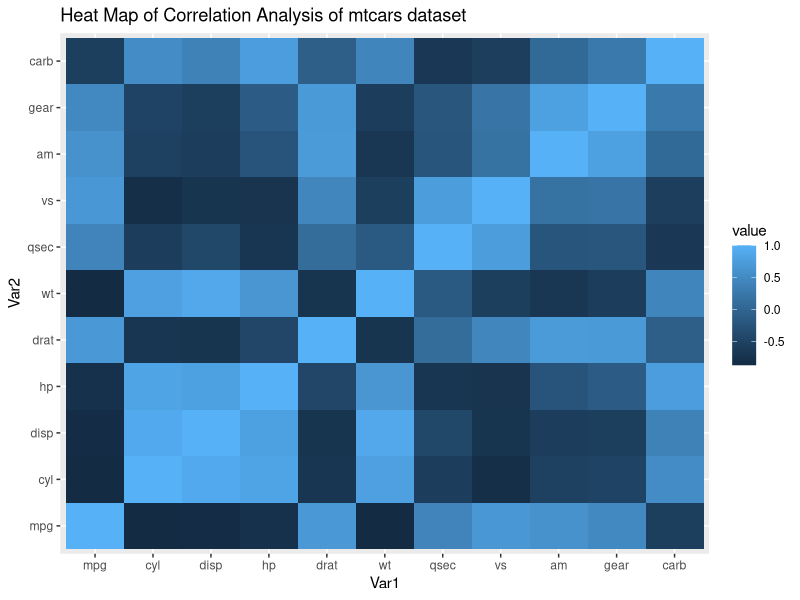
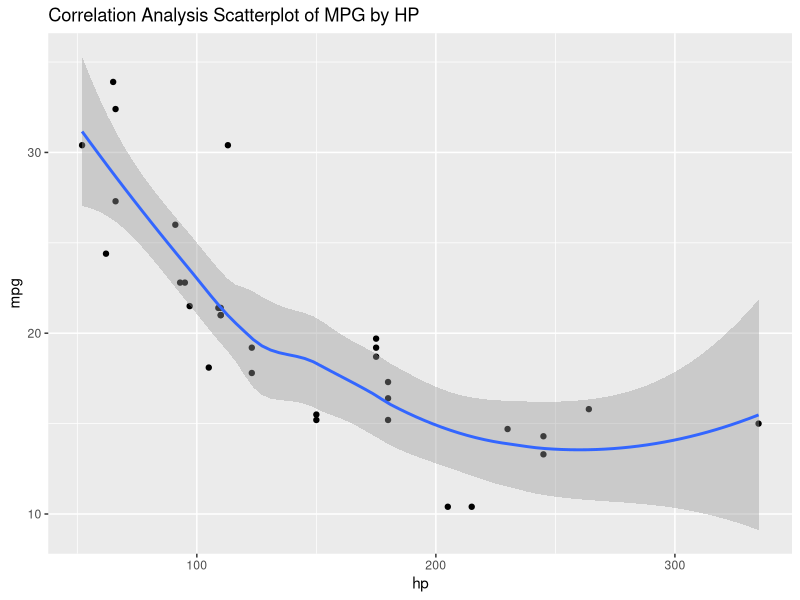
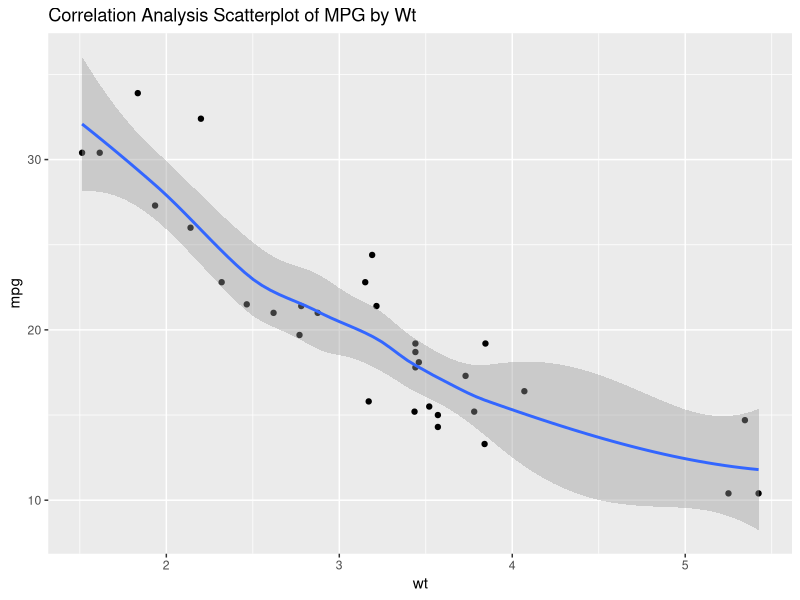

Recreate these plots in R, in order.
## ---- chunk 1
knitr::opts_chunk$set(echo = TRUE)
## ---- chunk 2
carData <- mtcars
str(carData)
## ---- chunk 3
library(ggplot2)
library(reshape2)

## ---- chunk 4
corCars <- cor(carData)

head(corCars)

## ---- chunk 5
meltCar <- melt(corCars)

head(meltCar)
## ---- chunk 6
# First we have a heat map
ggplot(meltCar, aes(Var1, Var2, fill = value))+
  geom_tile()+
  ggtitle("Heat Map of Correlation Analysis of mtcars dataset")

# scatter plots
ggplot(carData, aes(hp, mpg))+
  geom_point()+
  geom_smooth()+
  ggtitle("Correlation Analysis Scatterplot of MPG by HP")

ggplot(carData, aes(wt, mpg))+
  geom_point()+
  geom_smooth()+
  ggtitle("Correlation Analysis Scatterplot of MPG by Wt")

